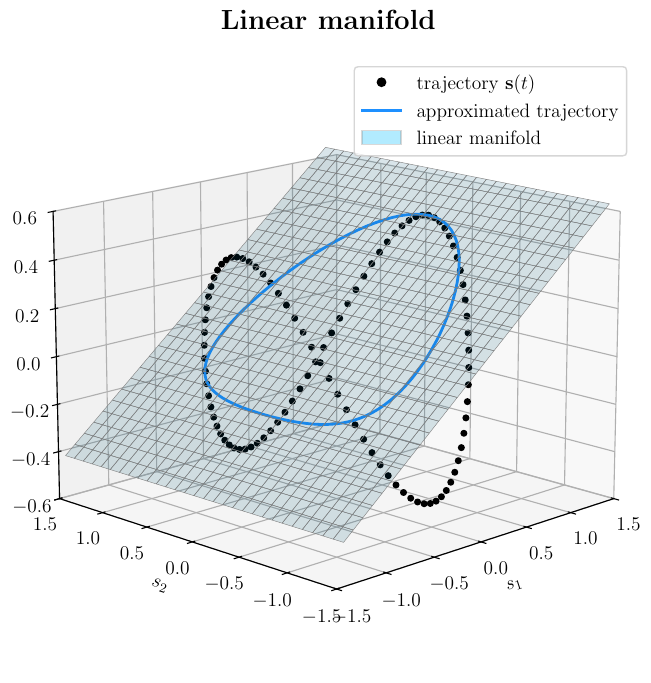

Reproduce this figure in Python.
import numpy as np
import matplotlib.pyplot as plt
from mpl_toolkits.mplot3d import Axes3D
from matplotlib.patches import Patch
from matplotlib.lines import Line2D

# Global LaTeX plot settings
plt.rcParams.update({
    'text.usetex': True,
    'font.family': 'serif',
    'axes.titlesize': 20,
    'axes.labelsize': 14,
    'xtick.labelsize': 14,
    'ytick.labelsize': 14,
    'legend.fontsize': 14,
    'figure.autolayout': False
})

# === 1. Define trajectory s(t) =============================================
t_vals = np.linspace(0, 2 * np.pi, 100)
s1 = np.cos(t_vals)
s2 = np.sin(t_vals)
s3 = 0.5 * np.cos(2 * t_vals)
S = np.stack((s1, s2, s3), axis=1)  # shape (100, 3)

# === 2. Use s(0) as reference ===============================================
s_ref = S[0]
S_shifted = S - s_ref

# === 3. POD basis from SVD =================================================
U, Sigma, VT = np.linalg.svd(S_shifted, full_matrices=False)
V = VT[:2, :].T  # (3x2)

# === 4. Projection and reconstruction =======================================
hat_s = S_shifted @ V
S_linear = s_ref + hat_s @ V.T

# === 5. Grid for manifold surface ===========================================
hat_s_mean = np.mean(hat_s, axis=0)
alpha = np.linspace(-1.5, 1.5, 30) + hat_s_mean[0]
beta = np.linspace(-1.5, 1.5, 30) + hat_s_mean[1]
A, B = np.meshgrid(alpha, beta)
plane_points = s_ref[:, None] + V @ np.vstack((A.ravel(), B.ravel()))
X_plane = plane_points[0].reshape(30, 30)
Y_plane = plane_points[1].reshape(30, 30)
Z_plane = plane_points[2].reshape(30, 30)

# === 6. Plot =================================================================
fig = plt.figure(figsize=(10, 8))
ax = fig.add_subplot(111, projection='3d')

# Trajectory and approximation
ax.plot(S[:, 0], S[:, 1], S[:, 2], 'o', color='black', markersize=4, label=r'\textit{trajectory} $\mathbf{s}(t)$')
ax.plot(S_linear[:, 0], S_linear[:, 1], S_linear[:, 2], color='dodgerblue', linewidth=2, label=r'\textit{approximated trajectory}')

# Linear manifold surface
ax.plot_surface(X_plane, Y_plane, Z_plane, color='deepskyblue', edgecolor='gray', linewidth=0.3, alpha=0.15)

# Axis labels and view
ax.set_xlim([-1.5, 1.5])
ax.set_ylim([-1.5, 1.5])
ax.set_zlim([-0.6, 0.6])
ax.set_xlabel(r'$s_1$')
ax.set_ylabel(r'$s_2$')
ax.set_zlabel(r'$s_3$')
ax.set_title(r'\textbf{Linear manifold}', pad=20)
ax.view_init(elev=15, azim=225)

# === 7. Classic top-right legend ============================================
legend_elements = [
    Line2D([0], [0], color='black', marker='o', linestyle='None', label=r'trajectory $\mathbf{s}(t)$'),
    Line2D([0], [0], color='dodgerblue', lw=2, label=r'approximated trajectory'),
    Patch(facecolor='deepskyblue', edgecolor='gray', label=r'linear manifold', alpha=0.3)
]
ax.legend(
    handles=legend_elements,
    loc='upper right',
    frameon=True
)

# === 8. Save and show =======================================================
plt.savefig("linear_manifold.pdf", format="pdf", bbox_inches='tight')
plt.show()
